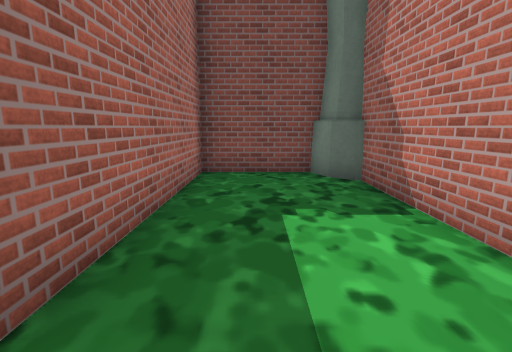
View 1 (above)

24 first-person views from a walk through a 3-D level made in the Unity game engine. The camera is 1.2 m above the floor, tilts 10° down and sees 85° across. The floor is counted in squares, 1 m on a side. Each view is taken from the middle of a square. On the plan, view 1 faces up. The plan holds only what a view shows up to about 13 squares ahead; the rest is blank. The place goes on beyond the plan. The player is left out. Some surface patterns are stand-ins.

View 2
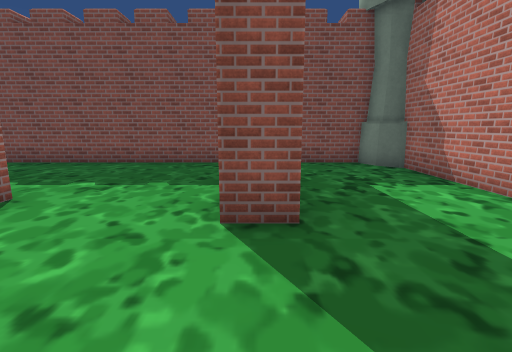

View 3
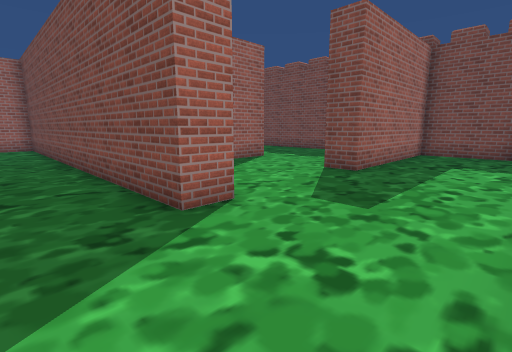

View 4
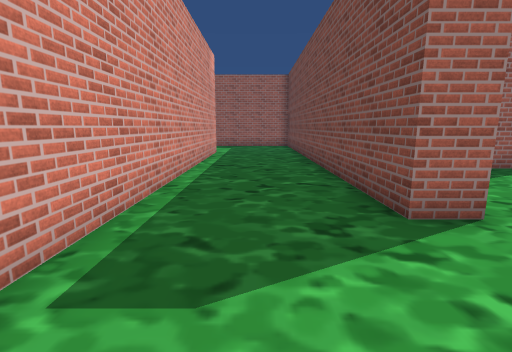

View 5
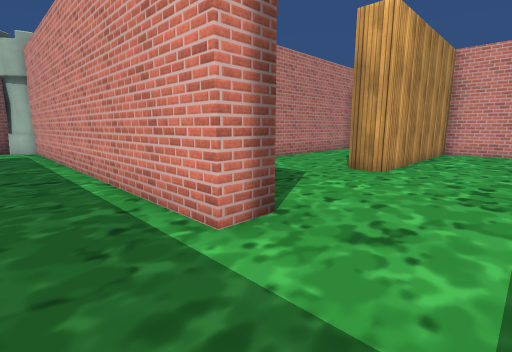

View 6
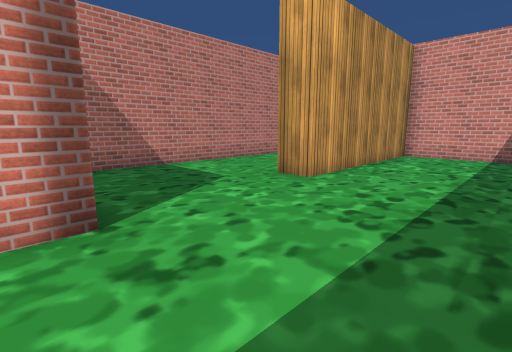

View 7
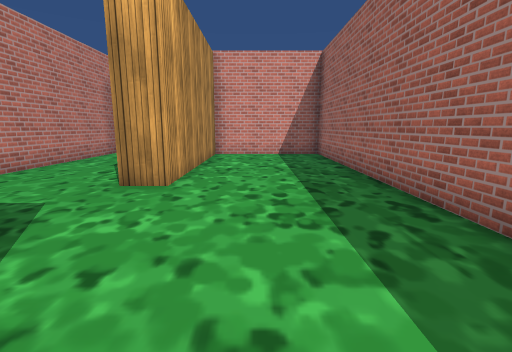

View 8
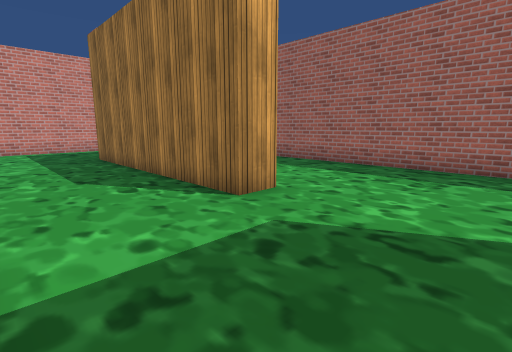

View 9
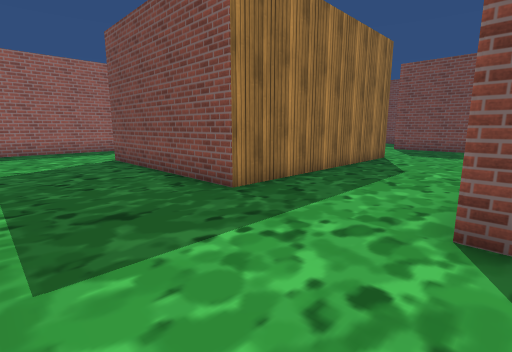

View 10
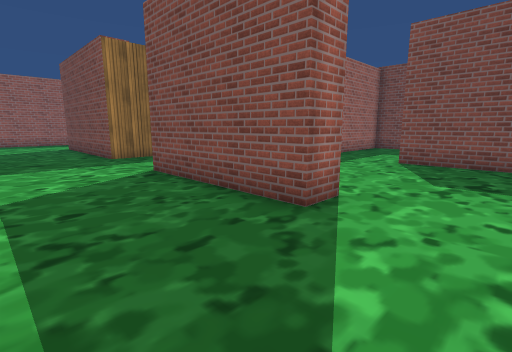

View 11
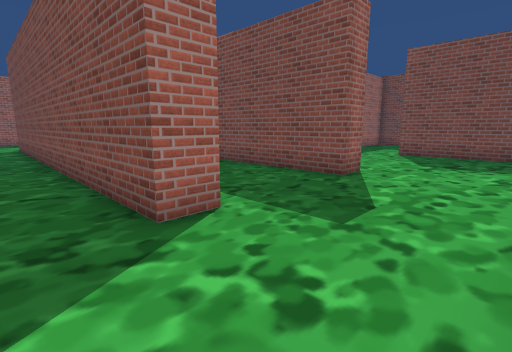

View 12
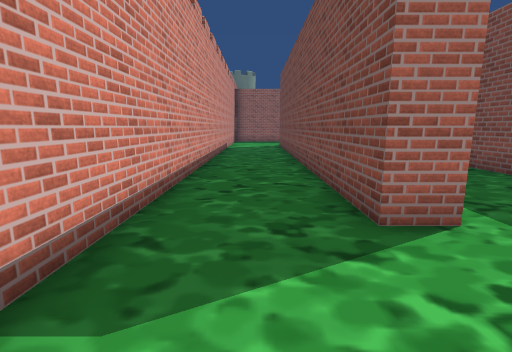

View 13
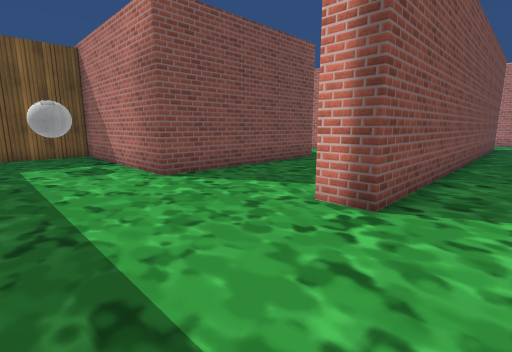

View 14
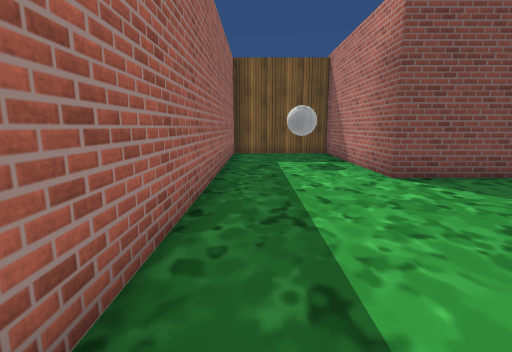

View 15
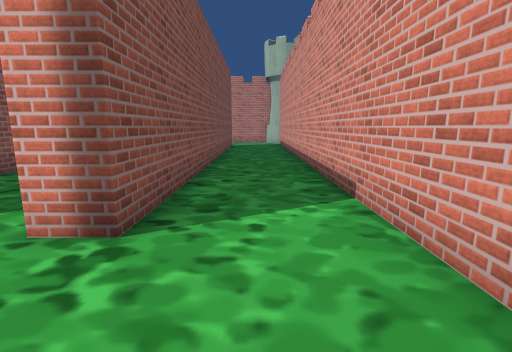

View 16
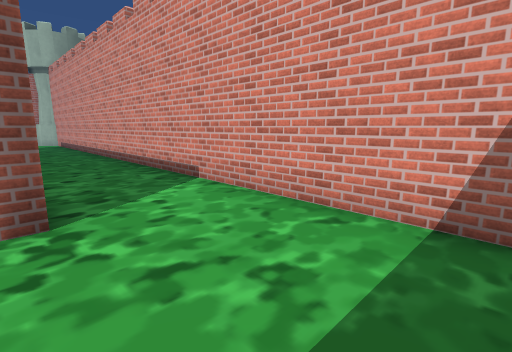

View 17
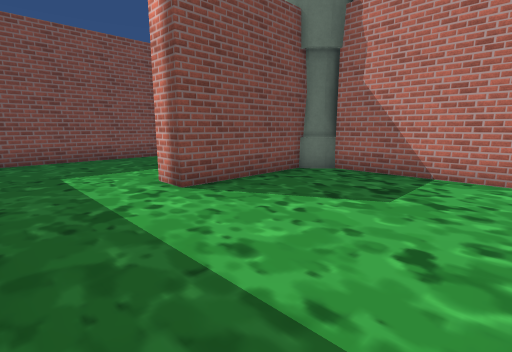

View 18
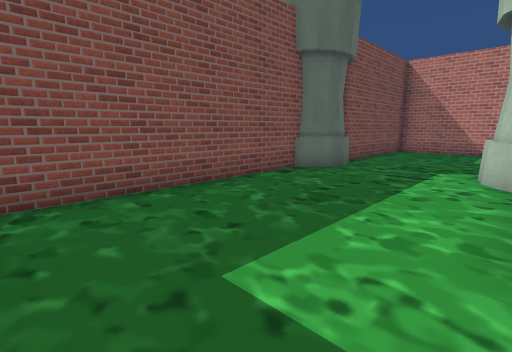

View 19
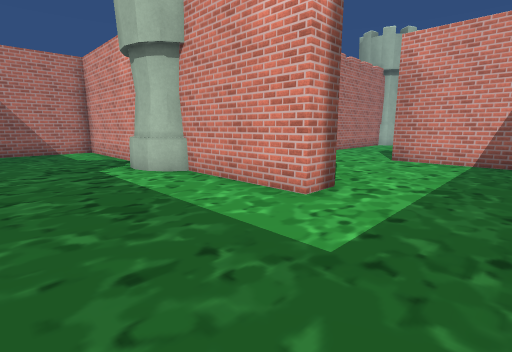

View 20
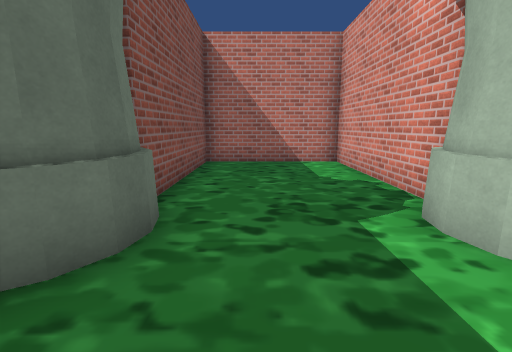

View 21
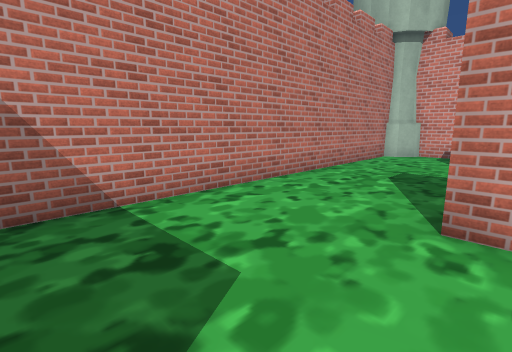

View 22
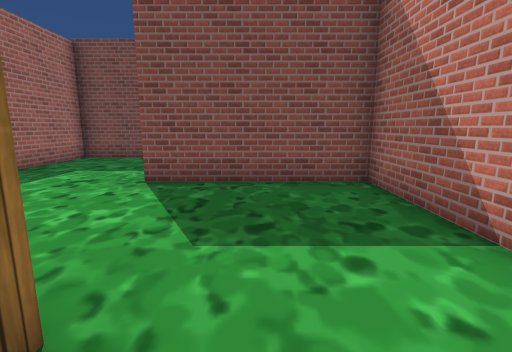

View 23
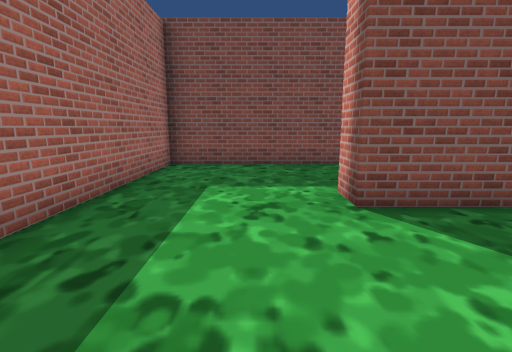

View 24
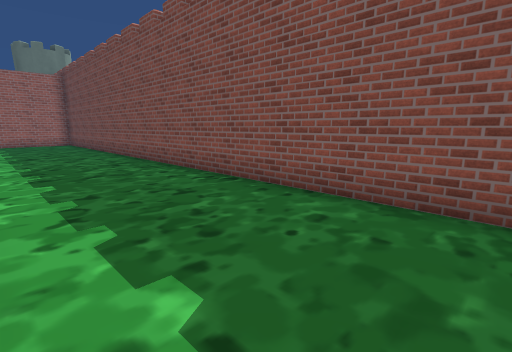

### Floor plan
Points are (right, up) in squares from view 1. A wall is a line through its corners. A room is listed if a view was taken in it or the views show most of it. See-through windows are left out.
Room 1 (views 1, 2, 3, 4, 5, 6, 7, 8, 9, 10, 11, 12, 13, 14, 15, 16, 17, 18, 19, 20, 21, 22, 23, 24)
walls: (-6.5, -21) (-6.5, -8.9) (-11.5, -8.9) (-11.5, -7.9) (1.4, -7.9); (-4.6, -20.6) (-1.4, -20.6) (-1.4, -21.5) (-6.5, -21.5); (-1.4, -2.9) (-1.4, -4) (-15.8, -4) (-15.8, -20.6) (-11.2, -20.6) (-11.2, -13.6) (-10.2, -13.6) (-10.2, -21.5) (-16.8, -21.5) (-16.8, -15.1) (-21, -15.1) (-21, -27.1); (2.1, -8.9) (-4.9, -8.9); (2, -15.1) (-2.2, -15.1) (-2.2, -14.1) (2, -14.1); (-6.1, 2.6) (-6.1, 0.9); (-10.4, -25.5) (-7.6, -25.5); (4.4, -13.8) (9.7, -13.8) (9.7, -9.3) (4.4, -9.3); (-1.3, -25.4) (-1.3, -26.5) (-16.1, -26.5) (-16.1, -25.4); (2.4, 2.5) (2.4, 5.2); (-3.2, 7.4) (-18.4, 7.4); (-20, -29.7) (1.6, -29.7); (2.4, -28.2) (2.4, -16.8); (1.8, 7.4) (-1.4, 7.4) (-1.4, 1.4) (-2.5, 1.4)
objects: ball (-19, -19) to (-18, -18); other object (2, -29); turret (2, -16) to (3, -16); turret (2, -10) to (4, -7); other object (2, 6) to (2, 7); turret (3, -14) to (4, -13)

Where each view was taken, in squares from view 1:
view 1: 0 up, 0 right, facing up
view 2: 2 down, 2 left, facing up
view 3: 6 down, 2 right, facing up-left
view 4: 6 down, 2 right, facing left
view 5: 6 down, 14 left, facing down-right
view 6: 8 down, 15 left, facing down-right
view 7: 8 down, 13 left, facing down
view 8: 10 down, 7 left, facing down-left
view 9: 25 down, 6 left, facing up-left
view 10: 25 down, 1 right, facing up-left
view 11: 28 down, 2 right, facing up-left
view 12: 28 down, 2 right, facing left
view 13: 28 down, 20 left, facing up-right
view 14: 28 down, 20 left, facing up
view 15: 28 down, 19 left, facing right
view 16: 26 down, 20 left, facing down-right
view 17: 20 down, 5 left, facing up-right
view 18: 14 down, 5 left, facing up-right
view 19: 10 down, 5 left, facing down-right
view 20: 11 down, 0 right, facing right
view 21: 17 down, 2 left, facing down-right
view 22: 15 down, 9 left, facing up
view 23: 13 down, 13 left, facing up
view 24: 3 up, 4 left, facing up-left
